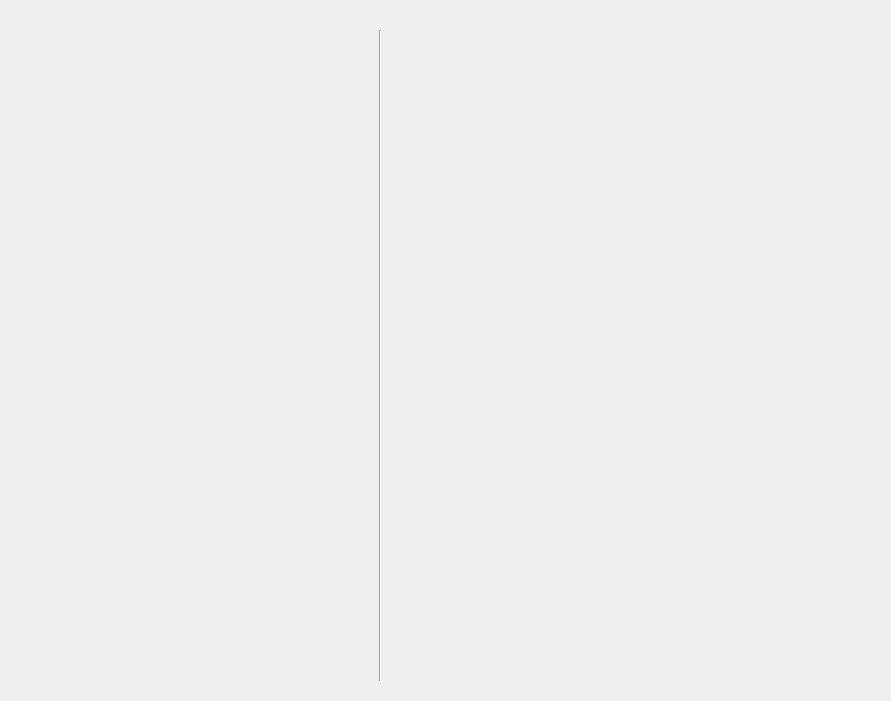
<?xml version="1.0" encoding="UTF-8"?>
<ui version="4.0">
 <class>StafWorking</class>
 <widget class="QMainWindow" name="StafWorking">
  <property name="geometry">
   <rect>
    <x>0</x>
    <y>0</y>
    <width>891</width>
    <height>701</height>
   </rect>
  </property>
  <property name="windowTitle">
   <string>Staff Working</string>
  </property>
  <widget class="QWidget" name="centralwidget">
   <widget class="QWidget" name="verticalLayoutWidget">
    <property name="geometry">
     <rect>
      <x>0</x>
      <y>0</y>
      <width>381</width>
      <height>701</height>
     </rect>
    </property>
    <layout class="QVBoxLayout" name="form"/>
   </widget>
   <widget class="QWidget" name="verticalLayoutWidget_2">
    <property name="geometry">
     <rect>
      <x>390</x>
      <y>0</y>
      <width>501</width>
      <height>701</height>
     </rect>
    </property>
    <layout class="QVBoxLayout" name="chair_location"/>
   </widget>
   <widget class="Line" name="line">
    <property name="geometry">
     <rect>
      <x>370</x>
      <y>30</y>
      <width>20</width>
      <height>651</height>
     </rect>
    </property>
    <property name="orientation">
     <enum>Qt::Vertical</enum>
    </property>
   </widget>
  </widget>
 </widget>
 <resources/>
 <connections/>
</ui>
